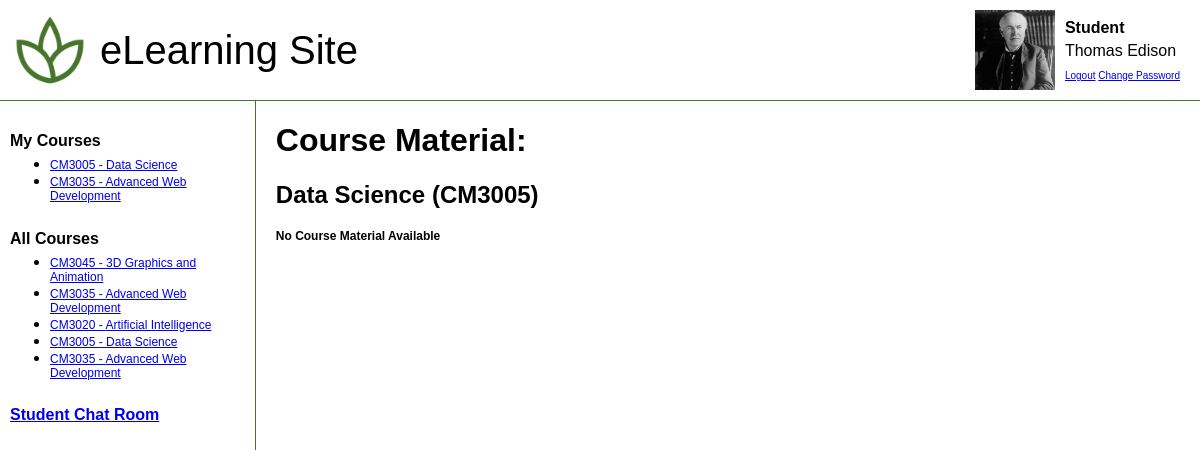
/course_view_material/11 (signed in), run on the app's committed database.
### elearning/models.py (models this page shows, shortened)
class AppUser(models.Model):
    user = models.OneToOneField(User, on_delete=models.CASCADE)
    image = models.ImageField(upload_to='elearning/uploads/profilePhotos/%Y/%m/%d', blank=True, null=True)

class Registrations(models.Model):
    class Status(models.TextChoices):
        Pending = "PENDING"
        Approved = "APPROVED"
        Declined = "DECLINED"
        Blocked = "BLOCKED"
    status = models.CharField(max_length=8, choices=Status)
    student = models.ForeignKey(User, on_delete=models.DO_NOTHING)
    course = models.ForeignKey(Courses, null = False, on_delete=models.DO_NOTHING)
    note = models.CharField(max_length=256, blank=True)
    registration_date = models.DateField(auto_now = True, null=False)
    class Meta:
        verbose_name_plural = "Registrations"
        unique_together = ('student', 'course')

class Courses(models.Model):
    code = models.CharField(max_length = 10, null=False)
    name = models.CharField(max_length = 256, null=False)
    description = models.TextField(null=False)
    length_in_weeks = models.PositiveIntegerField(default = 1, null=False, validators=[MinValueValidator(1), MaxValueValidator(52)])
    semester = models.ForeignKey(Semester, on_delete=models.DO_NOTHING)
    date_added = models.DateField(auto_now = True)
    class Meta:
        verbose_name_plural = "Courses"

### elearning/views.py (the view)
# urls.py: path('course_view_material/<int:pk>', views.courseViewMaterial, name = 'course_view_material'),
@login_required
def courseViewMaterial(request, pk):
    context=template_details(request, pk)
    context['material'] = CourseMaterial.objects.filter(course_id=context['selected_course'])
    return render(request, 'elearning/course_view_material.html', context)

### elearning/views.py (called while the page is built)
def is_member(user):
    if user.groups.filter(name='Teacher').exists():
        return "Teacher"
    if user.groups.filter(name='Student').exists():
        return "Student"

def template_details(request, course_code):
    context={}
    context['role'] = (is_member(request.user))
    context['courses'] = Courses.objects.all()
    context['teachers'] = User.objects.filter(groups__name='Teacher')
    context['students'] = User.objects.filter(groups__name='Student')
    context['user_image'] = AppUser.objects.get(user = request.user).image
    if (context['role'] == "Student"):
        context['courses_enrolled'] = Registrations.objects.filter(status = "APPROVED", student = request.user)
    if (course_code):
        context['selected_course'] = Courses.objects.filter(pk=course_code)[0]
    return context

### elearning/templates/elearning/course_view_material.html (shortened to what this page needs)
{% extends "./base.html" %}
{% block content %}
    <h1>Course Material: </h1>
    <h2>{{ selected_course.name }} ({{ selected_course.code }})</h2>
    <div>
    {% if material|length != 0 %}
        {% for item in material %}
            <div class="main_section">
                <table class="table-container">
                    <tr>
                        <th style="width: 105px"><p><strong>Week:</strong></p></th>
                        <td><p>{{item.week}}</p></td>
                    </tr>
                    <tr>
                        <th><p><strong>Title:</strong></p></th>
                        <td><p>{{item.type}}</p></td>
                    </tr>
                    <tr>
                        <th><p><strong>Type</strong>:</p></th>
                        <td><p>{{item.type}}</p></td>
                    </tr>
                    <tr>
                        <th><p><strong>Description:</strong></p></th>
                        <td><p>{{item.desription}}</p></td>
                    </tr>
                    {% if item.file|length != 0 %}
                        <tr>
                            <th><p><strong>File:</strong></p></th>
                            <td><a href="/media/{{item.file}}"><p>OPEN FILE</p></a></td>
                        </tr>
                    {% endif%}
                </table>
            </div>
        {% endfor %}
    {% else %}
        <p><strong>No Course Material Available</strong></p>
    {% endif %}
    </div>
{% endblock %}

### elearning/templates/elearning/base.html (shortened to what this page needs)
{% include "./header.html" %}
<div id="body-container" style="display: flex; flex-direction: row; width:100%;">
    <div id="left-nav-bar" style="min-width:250px">
        <div style="padding: 10px;border-right:1px solid #48752C; height: 100%; display:flex; flex-direction:column;">
            {% if role == "Student" %}
                <h4 style="margin-bottom: 0;">My Courses</h4>
                <ul style="margin-bottom: 5px; margin-top:5px">
                    {% for enrolled in courses_enrolled %}
                        <li><p><a href="/course_view/{{enrolled.course.pk}}">{{enrolled.course.code}} - {{enrolled.course.name}}</a></p></li>
                    {% endfor %}
                </ul>
                <h4 style="margin-bottom: 0;">All Courses</h4>
                <ul style="margin-bottom: 5px; margin-top:5px">
                    {% for course in courses %}
                        <li><p><a href="/course_view/{{course.pk}}">{{course.code}} - {{course.name}}</a></p></li>
                    {% endfor %}
                </ul>
                <a href="/chat/StudentChat"><h4 style="margin-bottom: 0">Student Chat Room</h4></a>
            {% endif %}
        </div>
    </div>
    <div id="Main_content" style="width:80%; margin-left: 20px; margin-right: 20px;">
        {% block content %}Didn't render content{% endblock %}
    </div>
</div>
{% include "./footer.html" %}

### elearning/templates/elearning/header.html (shortened to what this page needs)
<!DOCTYPE html>
<html lang="en">
<head>
    <link rel="stylesheet" type="text/css" href="../../static/css/elearning.css?{% now "U" %}">
</head>
<body>
    <div id="header-container" style="background-color: white; min-width:650px;" >
            <img id="header-logo" src="../../static/images/logo.png" id="logo" alt="website logo" onclick="location.href='/'" style="cursor:pointer;">
            <div id="header-title" onclick="location.href='/'" style="cursor:pointer;">eLearning Site</div>
        {% if user.is_authenticated %}
        <div id="login-option" style="display: flex; flex-direction: row; align-items: center">
            {% if user_image %}
            <img src="/media/{{user_image}}" style="height:80%; margin: 10px">
            {% else %}
            <img src="../../static/images/placeholder-profile.jpg" style="height:80%; margin: 10px">
            {%endif%}
            <div>
                {% if role %}
                <div style="font-weight: bold; margin-bottom: 5px">{{ role }}</div>
                {% endif %}
                {% if user.first_name %}
                    <div>{{user.first_name}} {{user.last_name}}</div>
                {% else %}
                    <div>{{user}}</div>
                {% endif %}
                <div style="font-size: 10px; margin-top: 10px;"><a href="/logout">Logout</a> <a href="/change_password">Change Password</a></div>
            </div>
        </div>
        {% else %}
        <div id="login-option">
        </div>
        {% endif %}
    </div>

### elearning/static/css/elearning.css (style rules this page uses)
body { margin: 0; background-color: white; font-family: Verdana, Geneva, Tahoma, sans-serif; }
#header-container { background-color: white; width: 100%; border-color: #48752C; border-bottom: 1px solid #48752C; position: -webkit-sticky; position: sticky; top: 0; display: flex; align-items: center; }
#header-logo { padding: 10px; width: 80px; height: 80px }
#header-title { font-size: 40px; }
#login-option { position: absolute; right: 0; top: 0; padding-right: 20px; height: 100%; align-content: center }
p { font-size: 12px; margin: 0; padding: 0; }

### data on the page
AppUser: image (picture)
Registrations: course.code "CM3005", course.name "Data Science"
Registrations: course.code "CM3035", course.name "Advanced Web Development"
Courses: code "CM3045", name "3D Graphics and Animation"
Courses: code "CM3035", name "Advanced Web Development"
Courses: code "CM3020", name "Artificial Intelligence"
Courses: code "CM3005", name "Data Science"
Courses: code "CM3035", name "Advanced Web Development"

### other printed values
{{ role }} "Student"
{{ user.first_name }} "Thomas"
{{ user.last_name }} "Edison"
